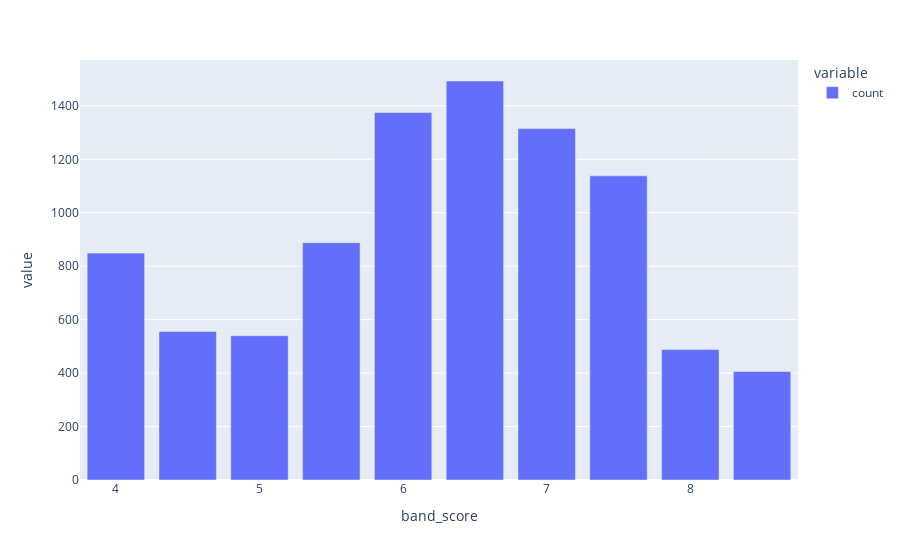

Notebook cell for this chart:
### Code cell
band_counts.plot(kind="bar")

### Figure 1 — Plotly figure (JSON) as saved in the notebook; plotly's stock layout.template omitted (floating-point values rounded to 4 significant figures)
{"data": [{"hovertemplate": "variable=count<br>band_score=%{x}<br>value=%{y}<extra></extra>", "legendgroup": "count", "marker": {"color": "#636efa", "pattern": {"shape": ""}}, "name": "count", "orientation": "v", "showlegend": true, "textposition": "auto", "type": "bar", "x": [4.0, 4.5, 5.0, 5.5, 6.0, 6.5, 7.0, 7.5, 8.0, 8.5], "xaxis": "x", "y": [849, 556, 540, 888, 1375, 1493, 1315, 1138, 488, 406], "yaxis": "y"}], "layout": {"barmode": "relative", "legend": {"title": {"text": "variable"}, "tracegroupgap": 0}, "margin": {"t": 60}, "xaxis": {"anchor": "y", "domain": [0, 1], "title": {"text": "band_score"}}, "yaxis": {"anchor": "x", "domain": [0, 1], "title": {"text": "value"}}}}
